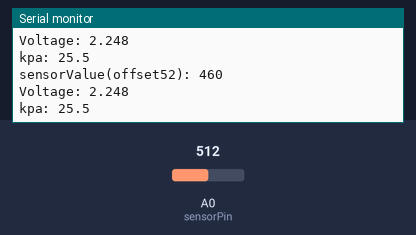
The sketch below on a simulated Arduino Uno, built with avr-gcc and run on an emulated ATmega328P. On the bench: the last lines printed to the serial monitor. The test bench sets the inputs (shaded band); at power-on: A0 (sensorPin) = 512.

Above: at 1.8 s.
1.9 s: A0 (sensorPin) set to 716
At 2.6 s:
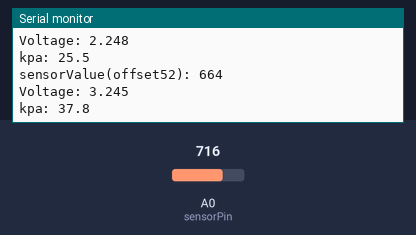
3.4 s: A0 (sensorPin) set to 900
At 4.8 s:
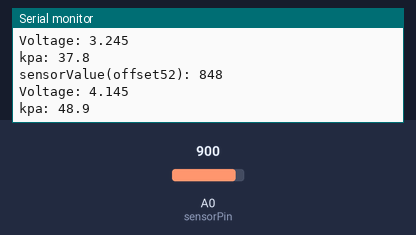
Timing chart, 0 to 6.4 s (numbered marks = the images above; inputs shaded):
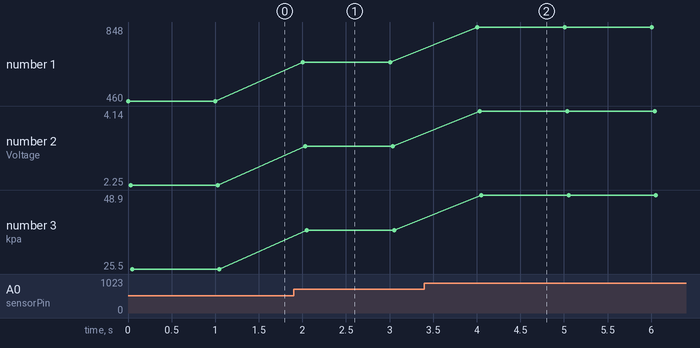

The sketch:

pressure_sensor_MPX5050DP.ino
```cpp
int sensorPin=A0;
int sensorValue=0,sensorMax=1023,sensorOffset=52;
float voltage=0,kpa=0,voltageMax=5.0,kpaRangeTopVoltage=4.5;

void setup() {
  Serial.begin(9600);
}

void loop() {
  sensorValue=analogRead(sensorPin)-sensorOffset;   // Read sensor & adjust with offset
  Serial.print("sensorValue(offset");
  Serial.print( sensorOffset );
  Serial.print("): ");
  Serial.println(sensorValue, DEC);

  if(sensorValue==0)
  {
    kpa=0;
    voltage=0;
  }
  else
  {
    voltage=sensorValue*(voltageMax/sensorMax);
    kpa=((voltage/kpaRangeTopVoltage)-0.04)/0.018;    //Voltage to KPA calculation
  }

  Serial.print("Voltage: ");
  Serial.println(voltage, 3);
  Serial.print("kpa: ");
  Serial.println(kpa,1);
  Serial.println();
  delay(1000);
}
```

Measured:
- after the input at 1.9 s, the serial monitor: prints a new line after 0.10 s (image 1)
- after the input at 3.4 s, the serial monitor: prints a new line after 0.61 s (image 2)
- plotted number 1: 460 → 664 after the input at 1.9 s, 664 → 848 after the input at 3.4 s
- plotted number 2: 2.25 → 3.25 after the input at 1.9 s, 3.25 → 4.14 after the input at 3.4 s
- plotted number 3: 25.5 → 37.8 after the input at 1.9 s, 37.8 → 48.9 after the input at 3.4 s
